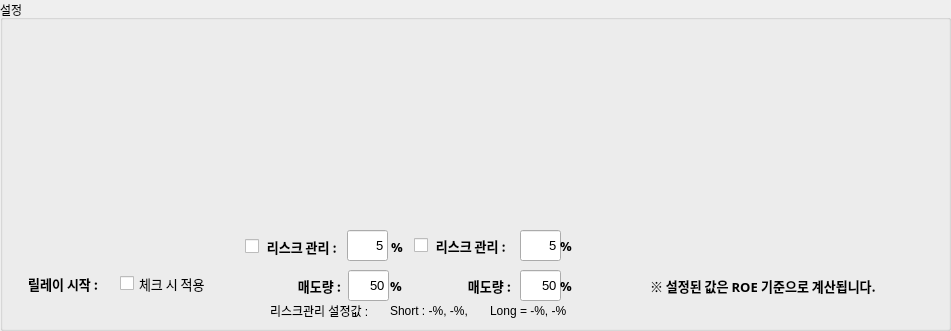
   <widget class="QGroupBox" name="groupBox">
    <property name="geometry">
     <rect>
      <x>30</x>
      <y>250</y>
      <width>951</width>
      <height>331</height>
     </rect>
    </property>
    <property name="title">
     <string>설정</string>
    </property>
    <widget class="QLabel" name="label_39">
     <property name="geometry">
      <rect>
       <x>650</x>
       <y>270</y>
       <width>281</width>
       <height>31</height>
      </rect>
     </property>
     <property name="font">
      <font>
       <family>맑은 고딕</family>
       <pointsize>10</pointsize>
       <weight>75</weight>
       <bold>true</bold>
      </font>
     </property>
     <property name="text">
      <string>※ 설정된 값은 ROE 기준으로 계산됩니다.</string>
     </property>
    </widget>
    <widget class="QLabel" name="label_42">
     <property name="geometry">
      <rect>
       <x>10</x>
       <y>268</y>
       <width>91</width>
       <height>31</height>
      </rect>
     </property>
     <property name="font">
      <font>
       <family>맑은 고딕</family>
       <pointsize>10</pointsize>
       <weight>75</weight>
       <bold>true</bold>
      </font>
     </property>
     <property name="text">
      <string>릴레이 시작 : </string>
     </property>
     <property name="alignment">
      <set>Qt::AlignRight|Qt::AlignTrailing|Qt::AlignVCenter</set>
     </property>
    </widget>
    <widget class="QCheckBox" name="relay">
     <property name="geometry">
      <rect>
       <x>120</x>
       <y>273</y>
       <width>151</width>
       <height>21</height>
      </rect>
     </property>
     <property name="font">
      <font>
       <family>맑은 고딕</family>
       <pointsize>10</pointsize>
      </font>
     </property>
     <property name="text">
      <string>체크 시 적용</string>
     </property>
    </widget>
    <widget class="QLineEdit" name="safe_roe">
     <property name="geometry">
      <rect>
       <x>347</x>
       <y>230</y>
       <width>41</width>
       <height>31</height>
      </rect>
     </property>
     <property name="font">
      <font>
       <pointsize>10</pointsize>
       <weight>50</weight>
       <bold>false</bold>
      </font>
     </property>
     <property name="text">
      <string>5</string>
     </property>
     <property name="alignment">
      <set>Qt::AlignRight|Qt::AlignTrailing|Qt::AlignVCenter</set>
     </property>
    </widget>
    <widget class="QCheckBox" name="safe_part_ck">
     <property name="geometry">
      <rect>
       <x>245</x>
       <y>236</y>
       <width>101</width>
       <height>21</height>
      </rect>
     </property>
     <property name="font">
      <font>
       <family>맑은 고딕</family>
       <pointsize>10</pointsize>
       <weight>75</weight>
       <bold>true</bold>
      </font>
     </property>
     <property name="text">
      <string> 리스크 관리 :</string>
     </property>
    </widget>
    <widget class="QLabel" name="label_40">
     <property name="geometry">
      <rect>
       <x>391</x>
       <y>231</y>
       <width>141</width>
       <height>31</height>
      </rect>
     </property>
     <property name="font">
      <font>
       <family>맑은 고딕</family>
       <pointsize>10</pointsize>
       <weight>75</weight>
       <bold>true</bold>
      </font>
     </property>
     <property name="text">
      <string>%</string>
     </property>
    </widget>
    <widget class="QLabel" name="label_41">
     <property name="geometry">
      <rect>
       <x>390</x>
       <y>270</y>
       <width>21</width>
       <height>31</height>
      </rect>
     </property>
     <property name="font">
      <font>
       <family>맑은 고딕</family>
       <pointsize>10</pointsize>
       <weight>75</weight>
       <bold>true</bold>
      </font>
     </property>
     <property name="text">
      <string>%</string>
     </property>
    </widget>
    <widget class="QLineEdit" name="safe_part">
     <property name="geometry">
      <rect>
       <x>348</x>
       <y>270</y>
       <width>41</width>
       <height>31</height>
      </rect>
     </property>
     <property name="font">
      <font>
       <pointsize>10</pointsize>
       <weight>50</weight>
       <bold>false</bold>
      </font>
     </property>
     <property name="text">
      <string>50</string>
     </property>
     <property name="alignment">
      <set>Qt::AlignRight|Qt::AlignTrailing|Qt::AlignVCenter</set>
     </property>
    </widget>
    <widget class="QCheckBox" name="safe_part_ck_2">
     <property name="geometry">
      <rect>
       <x>414</x>
       <y>235</y>
       <width>111</width>
       <height>21</height>
      </rect>
     </property>
     <property name="font">
      <font>
       <family>맑은 고딕</family>
       <pointsize>10</pointsize>
       <weight>75</weight>
       <bold>true</bold>
      </font>
     </property>
     <property name="text">
      <string> 리스크 관리 :</string>
     </property>
    </widget>
    <widget class="QLineEdit" name="safe_roe_2">
     <property name="geometry">
      <rect>
       <x>520</x>
       <y>230</y>
       <width>41</width>
       <height>31</height>
      </rect>
     </property>
     <property name="font">
      <font>
       <pointsize>10</pointsize>
       <weight>50</weight>
       <bold>false</bold>
      </font>
     </property>
     <property name="text">
      <string>5</string>
     </property>
     <property name="alignment">
      <set>Qt::AlignRight|Qt::AlignTrailing|Qt::AlignVCenter</set>
     </property>
    </widget>
    <widget class="QLineEdit" name="safe_part_2">
     <property name="geometry">
      <rect>
       <x>520</x>
       <y>270</y>
       <width>41</width>
       <height>31</height>
      </rect>
     </property>
     <property name="font">
      <font>
       <pointsize>10</pointsize>
       <weight>50</weight>
       <bold>false</bold>
      </font>
     </property>
     <property name="text">
      <string>50</string>
     </property>
     <property name="alignment">
      <set>Qt::AlignRight|Qt::AlignTrailing|Qt::AlignVCenter</set>
     </property>
    </widget>
    <widget class="QLabel" name="label_43">
     <property name="geometry">
      <rect>
       <x>240</x>
       <y>270</y>
       <width>101</width>
       <height>31</height>
      </rect>
     </property>
     <property name="font">
      <font>
       <family>맑은 고딕</family>
       <pointsize>10</pointsize>
       <weight>75</weight>
       <bold>true</bold>
      </font>
     </property>
     <property name="text">
      <string>매도량 :</string>
     </property>
     <property name="alignment">
      <set>Qt::AlignRight|Qt::AlignTrailing|Qt::AlignVCenter</set>
     </property>
    </widget>
    <widget class="QLabel" name="label_44">
     <property name="geometry">
      <rect>
       <x>410</x>
       <y>270</y>
       <width>101</width>
       <height>31</height>
      </rect>
     </property>
     <property name="font">
      <font>
       <family>맑은 고딕</family>
       <pointsize>10</pointsize>
       <weight>75</weight>
       <bold>true</bold>
      </font>
     </property>
     <property name="text">
      <string>매도량 :</string>
     </property>
     <property name="alignment">
      <set>Qt::AlignRight|Qt::AlignTrailing|Qt::AlignVCenter</set>
     </property>
    </widget>
    <widget class="QLabel" name="label_46">
     <property name="geometry">
      <rect>
       <x>560</x>
       <y>270</y>
       <width>21</width>
       <height>31</height>
      </rect>
     </property>
     <property name="font">
      <font>
       <family>맑은 고딕</family>
       <pointsize>10</pointsize>
       <weight>75</weight>
       <bold>true</bold>
      </font>
     </property>
     <property name="text">
      <string>%</string>
     </property>
    </widget>
    <widget class="QLabel" name="label_48">
     <property name="geometry">
      <rect>
       <x>560</x>
       <y>230</y>
       <width>21</width>
       <height>31</height>
      </rect>
     </property>
     <property name="font">
      <font>
       <family>맑은 고딕</family>
       <pointsize>10</pointsize>
       <weight>75</weight>
       <bold>true</bold>
      </font>
     </property>
     <property name="text">
      <string>%</string>
     </property>
    </widget>
    <widget class="QLabel" name="label_15">
     <property name="geometry">
      <rect>
       <x>270</x>
       <y>300</y>
       <width>111</width>
       <height>21</height>
      </rect>
     </property>
     <property name="text">
      <string>리스크관리 설정값 : </string>
     </property>
    </widget>
    <widget class="QLabel" name="risk_label">
     <property name="geometry">
      <rect>
       <x>390</x>
       <y>300</y>
       <width>91</width>
       <height>21</height>
      </rect>
     </property>
     <property name="text">
      <string>Short : -%, -%,</string>
     </property>
    </widget>
    <widget class="QLabel" name="risk_label_2">
     <property name="geometry">
      <rect>
       <x>490</x>
       <y>300</y>
       <width>101</width>
       <height>21</height>
      </rect>
     </property>
     <property name="text">
      <string>Long = -%, -%</string>
     </property>
    </widget>
   </widget>
